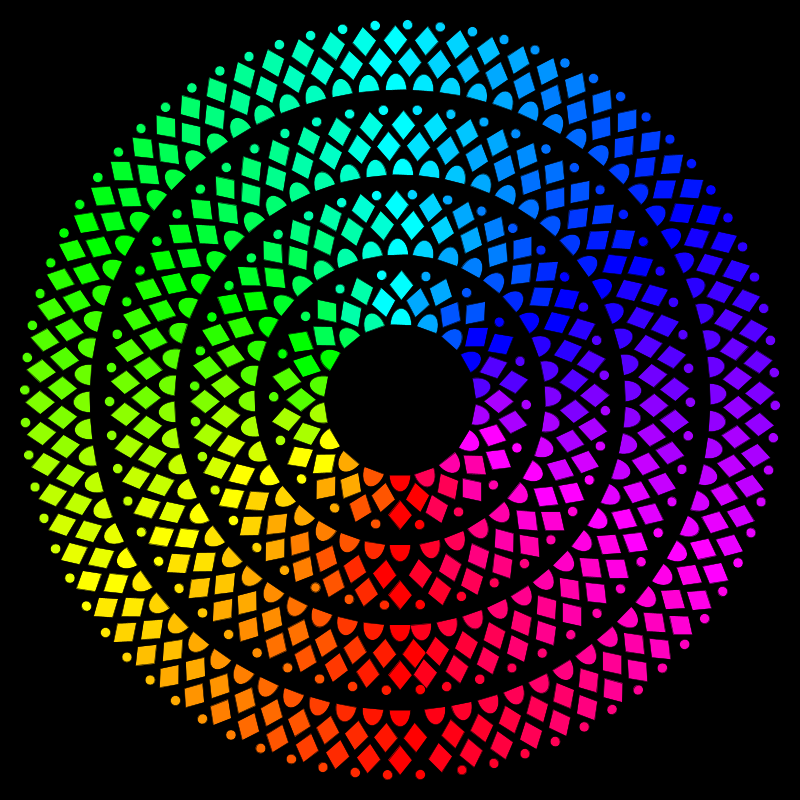
Frame 1 (no input)
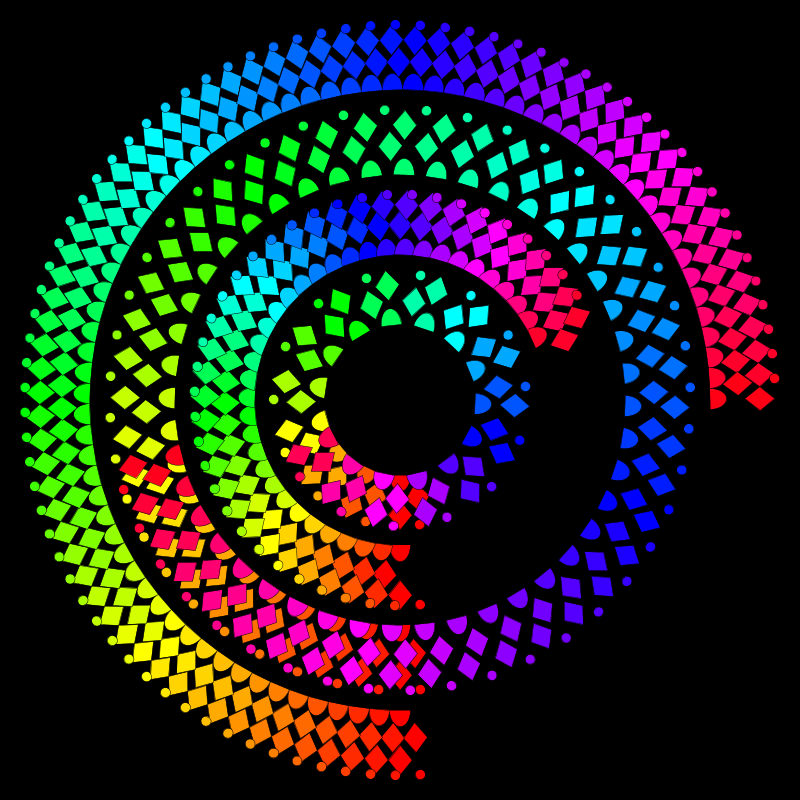
Frame 60 (the mouse pressed at the canvas centre just before this capture)
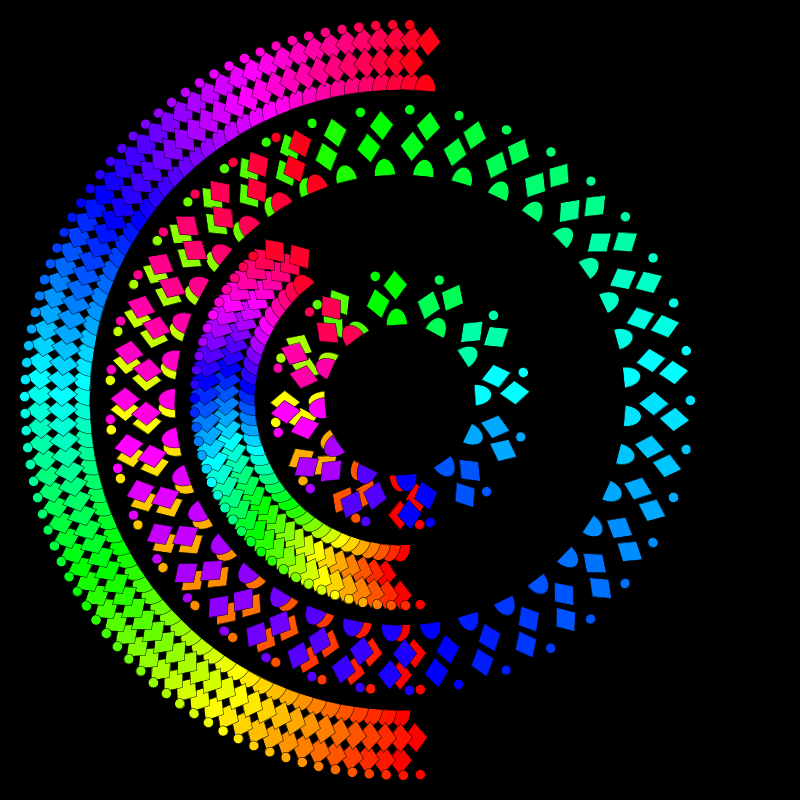
Frame 120 (the mouse held since frame 60 and released just before this capture)

The Processing sketch that drew these frames (run headless with seeded random() and noise(); from frame 60 on, the mouse is pressed at the canvas centre):

// Processing sketch: MandalaGotasFlor
// ── MandalaGotasFlor.pde
float rp, rp2;
float rn, rn2;
void setup() {
  size(800, 800);
}
//270-200
void draw() {
  background(0);
  colorMode(HSB, 360, 100, 100);
  rp+=0.08;
  rp2+=0.026;
  rn-=0.05;
  rn2-=0.02;

  for (int i = 0; i<18; i++) {
    pushMatrix();
    translate(width/2, height/2);
    rotate(radians(rp*i));
    rotate(radians(i*20));
    fill(i*20, 100, 100);
    mandalaPrimerAnillo(0, -70, 50);
    popMatrix();
  }

  for (int i = 0; i<36; i++) {
    pushMatrix();
    translate(width/2, height/2);
    rotate(radians(rn*i));
    rotate(radians(i*10));
    fill(i*10, 100, 100);
    mandalaSegundoAnillo(0, 0, 50);
    popMatrix();
  }

  for (int i = 0; i<54; i++) {
    pushMatrix();
    translate(width/2, height/2);
    rotate(radians(rp2*i));
    rotate(radians(i*6.667));
    fill(i*6.667, 100, 100);
    mandalaTercerAnillo(0, 80, 50);
    popMatrix();
  }

  for (int i = 0; i<72; i++) {
    pushMatrix();
    translate(width/2, height/2);
    rotate(radians(rn2*i));
    rotate(radians(i*5));
    fill(i*5, 100, 100);
    mandalaCuartoAnillo(0, 165, 50);
    popMatrix();
  }
}


void mandalaPrimerAnillo(int posX, int posY, int dist) {
  strokeWeight(0.5);
  arc(posX, posY+dist*2.9, dist/2.4, dist/1.5, TWO_PI, TWO_PI+PI, CHORD);

  pushMatrix();
  rotate(radians(529.7));
  translate(posX, posY-dist*7.4);
  quad(posX, posY-dist*3.6+606, posX-dist/4, posY+606-dist*3.9, posX, posY+606-dist*4.2, posX+dist/4, posY+606-dist*3.9);
  popMatrix();

  pushMatrix();
  translate(posX, posY-dist*7.4);
  rotate(radians(-2));
  ellipse(posX, posY+dist*11.5+60, 10, 10);
  popMatrix();

  quad(posX, posY+dist*3.6-10, posX-dist/4, posY+dist*3.9-10, posX, posY+dist*4.2-10, posX+dist/4, posY+dist*3.9-10);
}

void mandalaSegundoAnillo(int posX, int posY, int dist) {
  strokeWeight(0.5);
  arc(posX, posY+dist*2.9, dist/2.4, dist/1.5, TWO_PI, TWO_PI+PI, CHORD);

  pushMatrix();
  rotate(radians(185));
  translate(posX, posY-dist*7.4);
  quad(posX, posY+dist*3.6, posX-dist/4, posY+dist*3.9, posX, posY+dist*4.2, posX+dist/4, posY+dist*3.9);
  popMatrix();

  pushMatrix();
  translate(posX, posY-dist*7.4);
  rotate(radians(-2));
  ellipse(posX, posY+dist*11.5, 10, 10);

  popMatrix();

  quad(posX, posY+dist*3.6, posX-dist/4, posY+dist*3.9, posX, posY+dist*4.2, posX+dist/4, posY+dist*3.9);
}

void mandalaTercerAnillo(int posX, int posY, int dist) {
  strokeWeight(0.5);
  arc(posX, posY+dist*2.9, dist/2.4, dist/1.5, TWO_PI, TWO_PI+PI, CHORD);

  pushMatrix();
  rotate(radians(176.8));
  translate(posX, posY-dist*7.4);
  quad(posX, posY-dist*3.6+151, posX-dist/4, posY+151-dist*3.9, posX, posY+151-dist*4.2, posX+dist/4, posY+151-dist*3.9);
  popMatrix();

  pushMatrix();
  translate(posX, posY-dist*7.4);
  rotate(radians(-2));
  ellipse(posX, posY+dist*11.5-75, 10, 10);
  popMatrix();

  quad(posX, posY+dist*3.6, posX-dist/4, posY+dist*3.9, posX, posY+dist*4.2, posX+dist/4, posY+dist*3.9);
  println(rp);
}

void mandalaCuartoAnillo(int posX, int posY, int dist) {
  strokeWeight(0.5);
  arc(posX, posY+dist*2.9, dist/2.4, dist/1.5, TWO_PI, TWO_PI+PI, CHORD);

  pushMatrix();
  rotate(radians(177.4));
  translate(posX, posY-dist*7.4);
  quad(posX, posY-dist*3.6-103, posX-dist/4, posY-103-dist*3.9, posX, posY-103-dist*4.2, posX+dist/4, posY-103-dist*3.9);
  popMatrix();

  pushMatrix();
  translate(posX, posY-dist*7.4);
  rotate(radians(-2));
  ellipse(posX, posY+dist*11.5-160, 10, 10);
  popMatrix();

  quad(posX, posY+dist*3.6, posX-dist/4, posY+dist*3.9, posX, posY+dist*4.2, posX+dist/4, posY+dist*3.9);
}
